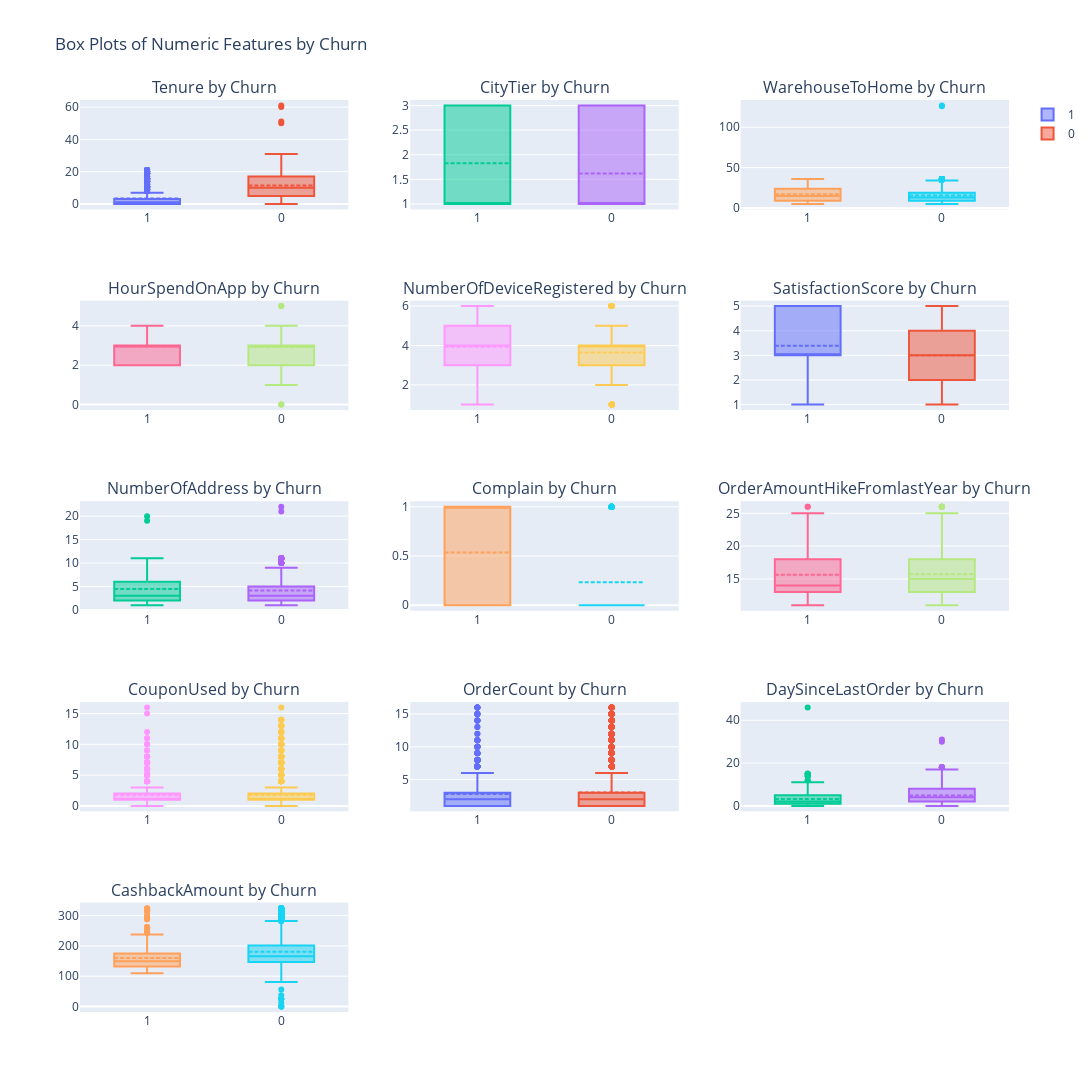

Write notebook code for a chart like this one.
### Markdown cell above
#### Box Plots
__We want to pay attention to plots that have very different distributions in relation to churn. These can make for good predictors__

### Code cell
import plotly.graph_objects as go
from plotly.subplots import make_subplots

n_cols = 3
n_rows = (len(num_cols) + n_cols - 1) // n_cols

# Create subplot grid
fig = make_subplots(rows=n_rows, cols=n_cols, subplot_titles=[f"{col} by Churn" for col in num_cols])

for idx, col in enumerate(num_cols):
    row = idx // n_cols + 1
    col_num = idx % n_cols + 1
    
    for churn_class in churn_df['Churn'].unique():
        fig.add_trace(
            go.Box(
                y=churn_df[churn_df['Churn'] == churn_class][col],
                name=str(churn_class),
                boxmean=True,
                showlegend=(idx == 0),  # only show legend on first subplot
            ),
            row=row, col=col_num
        )

# Update layout
fig.update_layout(
    height=300 * n_rows,
    width=400 * n_cols,
    title_text="Box Plots of Numeric Features by Churn",
    showlegend=True
)

fig.show()

### Figure 1 — Plotly figure (JSON) as saved in the notebook; plotly's stock layout.template omitted (floating-point values rounded to 4 significant figures; data arrays with more than 128 entries replaced by an {"elided": "..."} marker saying what was removed)
{"data": [{"boxmean": true, "name": "1", "showlegend": true, "type": "box", "xaxis": "x", "y": {"elided": "948 int values"}, "yaxis": "y"}, {"boxmean": true, "name": "0", "showlegend": true, "type": "box", "xaxis": "x", "y": {"elided": "4682 int values"}, "yaxis": "y"}, {"boxmean": true, "name": "1", "showlegend": false, "type": "box", "xaxis": "x2", "y": {"elided": "948 int values"}, "yaxis": "y2"}, {"boxmean": true, "name": "0", "showlegend": false, "type": "box", "xaxis": "x2", "y": {"elided": "4682 int values"}, "yaxis": "y2"}, {"boxmean": true, "name": "1", "showlegend": false, "type": "box", "xaxis": "x3", "y": {"elided": "948 int values"}, "yaxis": "y3"}, {"boxmean": true, "name": "0", "showlegend": false, "type": "box", "xaxis": "x3", "y": {"elided": "4682 int values"}, "yaxis": "y3"}, {"boxmean": true, "name": "1", "showlegend": false, "type": "box", "xaxis": "x4", "y": {"elided": "948 int values"}, "yaxis": "y4"}, {"boxmean": true, "name": "0", "showlegend": false, "type": "box", "xaxis": "x4", "y": {"elided": "4682 int values"}, "yaxis": "y4"}, {"boxmean": true, "name": "1", "showlegend": false, "type": "box", "xaxis": "x5", "y": {"elided": "948 int values"}, "yaxis": "y5"}, {"boxmean": true, "name": "0", "showlegend": false, "type": "box", "xaxis": "x5", "y": {"elided": "4682 int values"}, "yaxis": "y5"}, {"boxmean": true, "name": "1", "showlegend": false, "type": "box", "xaxis": "x6", "y": {"elided": "948 int values"}, "yaxis": "y6"}, {"boxmean": true, "name": "0", "showlegend": false, "type": "box", "xaxis": "x6", "y": {"elided": "4682 int values"}, "yaxis": "y6"}, {"boxmean": true, "name": "1", "showlegend": false, "type": "box", "xaxis": "x7", "y": {"elided": "948 int values"}, "yaxis": "y7"}, {"boxmean": true, "name": "0", "showlegend": false, "type": "box", "xaxis": "x7", "y": {"elided": "4682 int values"}, "yaxis": "y7"}, {"boxmean": true, "name": "1", "showlegend": false, "type": "box", "xaxis": "x8", "y": {"elided": "948 int values"}, "yaxis": "y8"}, {"boxmean": true, "name": "0", "showlegend": false, "type": "box", "xaxis": "x8", "y": {"elided": "4682 int values"}, "yaxis": "y8"}, {"boxmean": true, "name": "1", "showlegend": false, "type": "box", "xaxis": "x9", "y": {"elided": "948 int values"}, "yaxis": "y9"}, {"boxmean": true, "name": "0", "showlegend": false, "type": "box", "xaxis": "x9", "y": {"elided": "4682 int values"}, "yaxis": "y9"}, {"boxmean": true, "name": "1", "showlegend": false, "type": "box", "xaxis": "x10", "y": {"elided": "948 int values"}, "yaxis": "y10"}, {"boxmean": true, "name": "0", "showlegend": false, "type": "box", "xaxis": "x10", "y": {"elided": "4682 int values"}, "yaxis": "y10"}, {"boxmean": true, "name": "1", "showlegend": false, "type": "box", "xaxis": "x11", "y": {"elided": "948 int values"}, "yaxis": "y11"}, {"boxmean": true, "name": "0", "showlegend": false, "type": "box", "xaxis": "x11", "y": {"elided": "4682 int values"}, "yaxis": "y11"}, {"boxmean": true, "name": "1", "showlegend": false, "type": "box", "xaxis": "x12", "y": {"elided": "948 int values"}, "yaxis": "y12"}, {"boxmean": true, "name": "0", "showlegend": false, "type": "box", "xaxis": "x12", "y": {"elided": "4682 int values"}, "yaxis": "y12"}, {"boxmean": true, "name": "1", "showlegend": false, "type": "box", "xaxis": "x13", "y": {"elided": "948 float values"}, "yaxis": "y13"}, {"boxmean": true, "name": "0", "showlegend": false, "type": "box", "xaxis": "x13", "y": {"elided": "4682 float values"}, "yaxis": "y13"}], "layout": {"annotations": [{"font": {"size": 16}, "showarrow": false, "text": "Tenure by Churn", "x": 0.1444, "xanchor": "center", "xref": "paper", "y": 1, "yanchor": "bottom", "yref": "paper"}, {"font": {"size": 16}, "showarrow": false, "text": "CityTier by Churn", "x": 0.5, "xanchor": "center", "xref": "paper", "y": 1, "yanchor": "bottom", "yref": "paper"}, {"font": {"size": 16}, "showarrow": false, "text": "WarehouseToHome by Churn", "x": 0.8556, "xanchor": "center", "xref": "paper", "y": 1, "yanchor": "bottom", "yref": "paper"}, {"font": {"size": 16}, "showarrow": false, "text": "HourSpendOnApp by Churn", "x": 0.1444, "xanchor": "center", "xref": "paper", "y": 0.78, "yanchor": "bottom", "yref": "paper"}, {"font": {"size": 16}, "showarrow": false, "text": "NumberOfDeviceRegistered by Churn", "x": 0.5, "xanchor": "center", "xref": "paper", "y": 0.78, "yanchor": "bottom", "yref": "paper"}, {"font": {"size": 16}, "showarrow": false, "text": "SatisfactionScore by Churn", "x": 0.8556, "xanchor": "center", "xref": "paper", "y": 0.78, "yanchor": "bottom", "yref": "paper"}, {"font": {"size": 16}, "showarrow": false, "text": "NumberOfAddress by Churn", "x": 0.1444, "xanchor": "center", "xref": "paper", "y": 0.56, "yanchor": "bottom", "yref": "paper"}, {"font": {"size": 16}, "showarrow": false, "text": "Complain by Churn", "x": 0.5, "xanchor": "center", "xref": "paper", "y": 0.56, "yanchor": "bottom", "yref": "paper"}, {"font": {"size": 16}, "showarrow": false, "text": "OrderAmountHikeFromlastYear by Churn", "x": 0.8556, "xanchor": "center", "xref": "paper", "y": 0.56, "yanchor": "bottom", "yref": "paper"}, {"font": {"size": 16}, "showarrow": false, "text": "CouponUsed by Churn", "x": 0.1444, "xanchor": "center", "xref": "paper", "y": 0.34, "yanchor": "bottom", "yref": "paper"}, {"font": {"size": 16}, "showarrow": false, "text": "OrderCount by Churn", "x": 0.5, "xanchor": "center", "xref": "paper", "y": 0.34, "yanchor": "bottom", "yref": "paper"}, {"font": {"size": 16}, "showarrow": false, "text": "DaySinceLastOrder by Churn", "x": 0.8556, "xanchor": "center", "xref": "paper", "y": 0.34, "yanchor": "bottom", "yref": "paper"}, {"font": {"size": 16}, "showarrow": false, "text": "CashbackAmount by Churn", "x": 0.1444, "xanchor": "center", "xref": "paper", "y": 0.12, "yanchor": "bottom", "yref": "paper"}], "height": 1500, "showlegend": true, "title": {"text": "Box Plots of Numeric Features by Churn"}, "width": 1200, "xaxis": {"anchor": "y", "domain": [0, 0.2889]}, "xaxis10": {"anchor": "y10", "domain": [0, 0.2889]}, "xaxis11": {"anchor": "y11", "domain": [0.3556, 0.6444]}, "xaxis12": {"anchor": "y12", "domain": [0.7111, 1]}, "xaxis13": {"anchor": "y13", "domain": [0, 0.2889]}, "xaxis14": {"anchor": "y14", "domain": [0.3556, 0.6444]}, "xaxis15": {"anchor": "y15", "domain": [0.7111, 1]}, "xaxis2": {"anchor": "y2", "domain": [0.3556, 0.6444]}, "xaxis3": {"anchor": "y3", "domain": [0.7111, 1]}, "xaxis4": {"anchor": "y4", "domain": [0, 0.2889]}, "xaxis5": {"anchor": "y5", "domain": [0.3556, 0.6444]}, "xaxis6": {"anchor": "y6", "domain": [0.7111, 1]}, "xaxis7": {"anchor": "y7", "domain": [0, 0.2889]}, "xaxis8": {"anchor": "y8", "domain": [0.3556, 0.6444]}, "xaxis9": {"anchor": "y9", "domain": [0.7111, 1]}, "yaxis": {"anchor": "x", "domain": [0.88, 1]}, "yaxis10": {"anchor": "x10", "domain": [0.22, 0.34]}, "yaxis11": {"anchor": "x11", "domain": [0.22, 0.34]}, "yaxis12": {"anchor": "x12", "domain": [0.22, 0.34]}, "yaxis13": {"anchor": "x13", "domain": [0, 0.12]}, "yaxis14": {"anchor": "x14", "domain": [0, 0.12]}, "yaxis15": {"anchor": "x15", "domain": [0, 0.12]}, "yaxis2": {"anchor": "x2", "domain": [0.88, 1]}, "yaxis3": {"anchor": "x3", "domain": [0.88, 1]}, "yaxis4": {"anchor": "x4", "domain": [0.66, 0.78]}, "yaxis5": {"anchor": "x5", "domain": [0.66, 0.78]}, "yaxis6": {"anchor": "x6", "domain": [0.66, 0.78]}, "yaxis7": {"anchor": "x7", "domain": [0.44, 0.56]}, "yaxis8": {"anchor": "x8", "domain": [0.44, 0.56]}, "yaxis9": {"anchor": "x9", "domain": [0.44, 0.56]}}}
